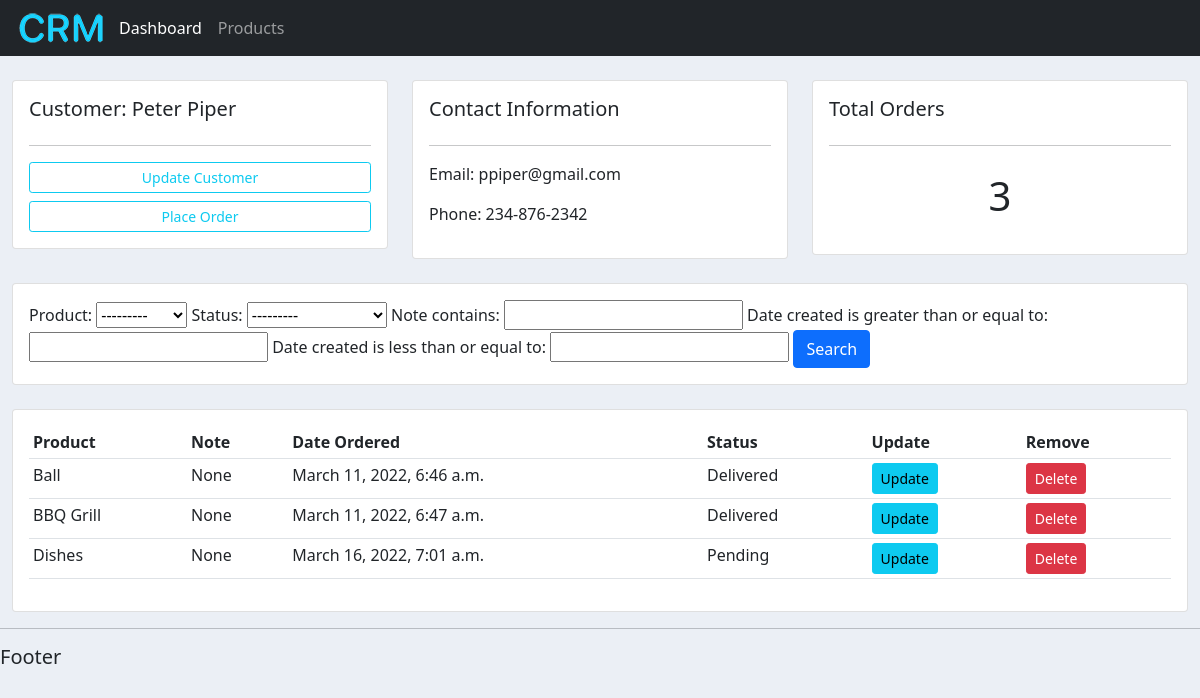
The app's page /customer/2/ with its own data.
### accounts/models.py (models this page shows, shortened)
class Customer(models.Model):
    name = models.CharField(max_length=200, null=True)
    phone = models.CharField(max_length=200, null=True)
    email = models.CharField(max_length=200, null=True)
    date_created = models.DateTimeField(auto_now_add=True, null=True)

class Order(models.Model):
    STATUS = (
        ('Pending', 'Pending'),
        ('Out for delivery', 'Out for delivery'),
        ('Delivered', 'Delivered'),
    )
    customer = models.ForeignKey(Customer, null=True, on_delete=models.SET_NULL)
    product = models.ForeignKey(Product, null=True, on_delete=models.SET_NULL)
    date_created = models.DateTimeField(auto_now_add=True, null=True)
    status = models.CharField(max_length=200, null=True, choices=STATUS)
    note = models.CharField(max_length=1000, null=True)

class Product(models.Model):
    CATEGORY = (
        ('Indoor', 'Indoor'),
        ('Out Door', 'Out Door'),
    )
    name = models.CharField(max_length=200, null=True)
    price = models.FloatField(null=True)
    category = models.CharField(max_length=200, null=True, choices=CATEGORY)
    description = models.CharField(max_length=200, null=True, blank=True)
    date_created = models.DateTimeField(auto_now_add=True, null=True)
    tags = models.ManyToManyField(Tag)
    def __str__(self):
        return self.name

### accounts/views.py (the view)
# urls.py: path('customer/<str:pk>/', views.customer, name='customer'),
def customer(request, pk):
    customer = Customer.objects.get(id=pk)
    orders = customer.order_set.all()
    my_filter = OrderFilter(request.GET, queryset=orders)
    orders = my_filter.qs
    context = {"customer": customer, "orders": orders, 'my_filter': my_filter}
    return render(request, 'accounts/customer.html', context)

### templates/accounts/customer.html
{% extends 'accounts/main.html' %}
{% block content %}
    <br>
    <div class="row">
        <div class="col-md">
            <div class="card card-body">
                <h5>Customer: {{ customer.name }}</h5>
                <hr>
                <a class="btn btn-outline-info btn-sm btn-block mb-2" href="">Update Customer</a>
                <a class="btn btn-outline-info btn-sm btn-block" href="{% url 'create_order' customer.id %}">
                    Place Order</a>
            </div>
        </div>
        <div class="col-md">
            <div class="card card-body">
                <h5>Contact Information</h5>
                <hr>
                <p>Email: {{ customer.email }}</p>
                <p>Phone: {{ customer.phone }}</p>
            </div>
        </div>
        <div class="col-md">
            <div class="card card-body">
                <h5>Total Orders</h5>
                <hr>
                <h1 style="text-align: center;padding: 10px">{{ orders.count }}</h1>
            </div>
        </div>
    </div>
    <br>
    <div class="row">
        <div class="col">
            <div class="card card-body">
                <form method="get">
                    {{ my_filter.form }}
                    <button class="btn btn-primary" type="submit">Search</button>
                </form>
            </div>
        </div>
    </div>
    <br>
    <div class="row">
        <div class="col-md">
            <div class="card card-body">
                <table class="table table-sm">
                    <tr>
                        <th>Product</th>
                        <th>Note</th>
                        <th>Date Ordered</th>
                        <th>Status</th>
                        <th>Update</th>
                        <th>Remove</th>
                    </tr>
                    {% for order in orders %}
                        <tr>
                            <td>{{ order.product }}</td>
                            <td>{{ order.note }}</td>
                            <td>{{ order.date_created }}</td>
                            <td>{{ order.status }}</td>
                            <td><a class="btn btn-sm btn-info" href="{% url 'update_order' order.id %}">Update</a></td>
                            <td><a class="btn btn-sm btn-danger" href="{% url 'delete_order' order.id %}">Delete</a></td>
                        </tr>
                    {% endfor %}
                </table>
            </div>
        </div>
    </div>
{% endblock %}

### static/css/main.css (style rules this page uses)
body { background-color: #ebeff5; }
a:link { text-decoration: none; }

### records on screen
Customer: name "Peter Piper", email "ppiper@gmail.com", phone "234-876-2342"
Order: product "Ball", note "None", date_created "March 11, 2022, 6:46 a.m.", status "Delivered"
Order: product "BBQ Grill", note "None", date_created "March 11, 2022, 6:47 a.m.", status "Delivered"
Order: product "Dishes", note "None", date_created "March 16, 2022, 7:01 a.m.", status "Pending"

### other values on screen
{{ orders.count }} "3"
